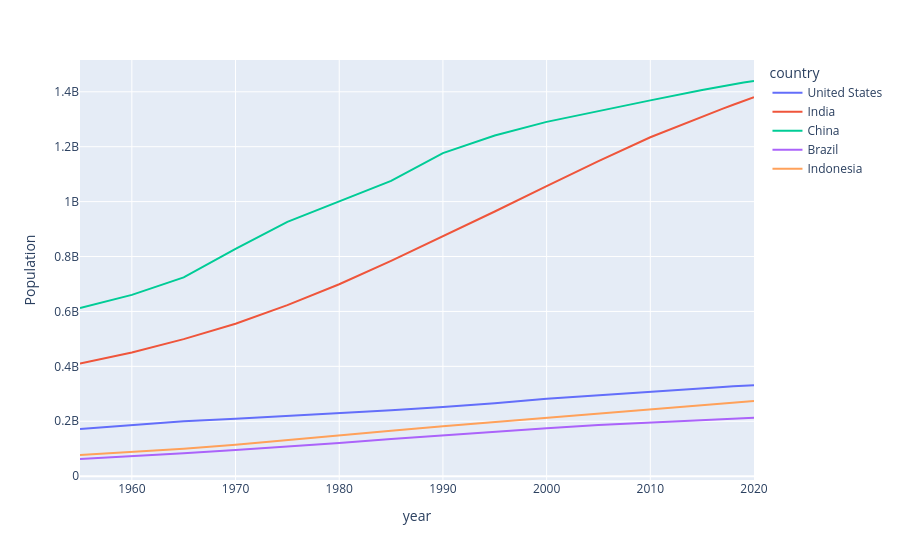

Write notebook code for a chart like this one.
### Markdown cell above
1 Line Plot

### Code cell
fig = px.line(df_pivot_filter,labels={
        "index": "Year",
        "value": "Population",
        "variable": "Country"
    })
fig.show()

### Figure 1 — Plotly figure (JSON) as saved in the notebook; plotly's stock layout.template omitted (floating-point values rounded to 4 significant figures)
{"data": [{"hovertemplate": "country=United States<br>year=%{x}<br>Population=%{y}<extra></extra>", "legendgroup": "United States", "line": {"color": "#636efa", "dash": "solid"}, "marker": {"symbol": "circle"}, "mode": "lines", "name": "United States", "orientation": "v", "showlegend": true, "type": "scatter", "x": [1955, 1960, 1965, 1970, 1975, 1980, 1985, 1990, 1995, 2000, 2005, 2010, 2015, 2016, 2017, 2018, 2019, 2020], "xaxis": "x", "y": [171685336, 186720571, 199733676, 209513341, 219081251, 229476354, 240499825, 252120309, 265163745, 281710909, 294993511, 309011475, 320878310, 323015995, 325084756, 327096265, 329064917, 331002651], "yaxis": "y"}, {"hovertemplate": "country=India<br>year=%{x}<br>Population=%{y}<extra></extra>", "legendgroup": "India", "line": {"color": "#EF553B", "dash": "solid"}, "marker": {"symbol": "circle"}, "mode": "lines", "name": "India", "orientation": "v", "showlegend": true, "type": "scatter", "x": [1955, 1960, 1965, 1970, 1975, 1980, 1985, 1990, 1995, 2000, 2005, 2010, 2015, 2016, 2017, 2018, 2019, 2020], "xaxis": "x", "y": [409880595, 450547679, 499123324, 555189792, 623102897, 698952844, 784360008, 873277798, 963922588, 1056575549, 1147609927, 1234281170, 1310152403, 1324517249, 1338676785, 1352642280, 1366417754, 1380004385], "yaxis": "y"}, {"hovertemplate": "country=China<br>year=%{x}<br>Population=%{y}<extra></extra>", "legendgroup": "China", "line": {"color": "#00cc96", "dash": "solid"}, "marker": {"symbol": "circle"}, "mode": "lines", "name": "China", "orientation": "v", "showlegend": true, "type": "scatter", "x": [1955, 1960, 1965, 1970, 1975, 1980, 1985, 1990, 1995, 2000, 2005, 2010, 2015, 2016, 2017, 2018, 2019, 2020], "xaxis": "x", "y": [612241554, 660408056, 724218968, 827601394, 926240885, 1000089235, 1075589361, 1176883674, 1240920535, 1290550765, 1330776380, 1368810615, 1406847870, 1414049351, 1421021791, 1427647786, 1433783686, 1439323776], "yaxis": "y"}, {"hovertemplate": "country=Brazil<br>year=%{x}<br>Population=%{y}<extra></extra>", "legendgroup": "Brazil", "line": {"color": "#ab63fa", "dash": "solid"}, "marker": {"symbol": "circle"}, "mode": "lines", "name": "Brazil", "orientation": "v", "showlegend": true, "type": "scatter", "x": [1955, 1960, 1965, 1970, 1975, 1980, 1985, 1990, 1995, 2000, 2005, 2010, 2015, 2016, 2017, 2018, 2019, 2020], "xaxis": "x", "y": [62533919, 72179226, 83373530, 95113265, 107216205, 120694009, 135274080, 149003223, 162019896, 174790340, 186127103, 195713635, 204471769, 206163053, 207833823, 209469323, 211049527, 212559417], "yaxis": "y"}, {"hovertemplate": "country=Indonesia<br>year=%{x}<br>Population=%{y}<extra></extra>", "legendgroup": "Indonesia", "line": {"color": "#FFA15A", "dash": "solid"}, "marker": {"symbol": "circle"}, "mode": "lines", "name": "Indonesia", "orientation": "v", "showlegend": true, "type": "scatter", "x": [1955, 1960, 1965, 1970, 1975, 1980, 1985, 1990, 1995, 2000, 2005, 2010, 2015, 2016, 2017, 2018, 2019, 2020], "xaxis": "x", "y": [77273425, 87751068, 100267062, 114793178, 130680727, 147447836, 164982451, 181413402, 196934260, 211513823, 226289470, 241834215, 258383256, 261556381, 264650963, 267670543, 270625568, 273523615], "yaxis": "y"}], "layout": {"legend": {"title": {"text": "country"}, "tracegroupgap": 0}, "margin": {"t": 60}, "xaxis": {"anchor": "y", "domain": [0, 1], "title": {"text": "year"}}, "yaxis": {"anchor": "x", "domain": [0, 1], "title": {"text": "Population"}}}}
